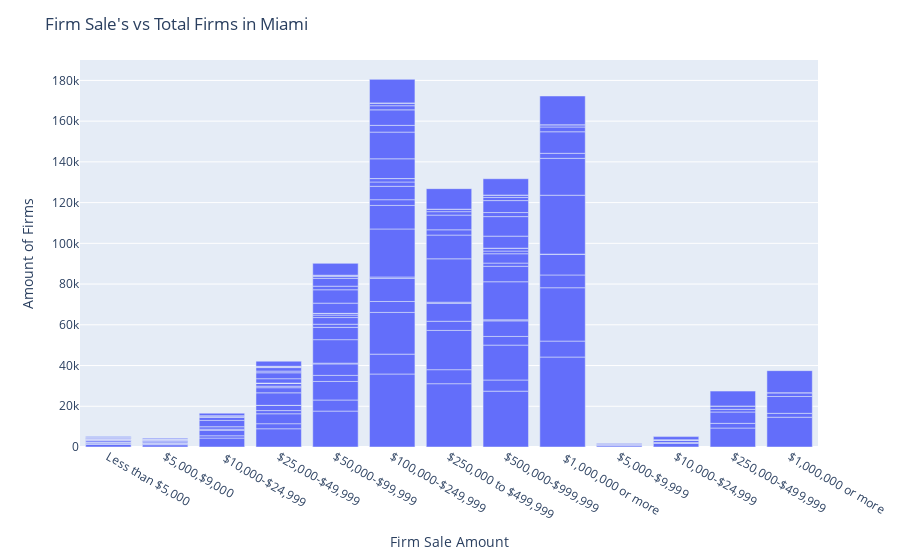

Notebook cell for this chart:
### Code cell
fig = px.bar(miami, y='Amount_of_Firms', x='Firm_Sale_Amount')
fig.update_layout(
    xaxis_title="Firm Sale Amount",
    yaxis_title="Amount of Firms"
)
fig.update_layout(title="Firm Sale's vs Total Firms in Miami")
fig.show()

### Figure 1 — Plotly figure (JSON) as saved in the notebook; plotly's stock layout.template omitted (floating-point values rounded to 4 significant figures; data arrays with more than 128 entries replaced by an {"elided": "..."} marker saying what was removed)
{"data": [{"alignmentgroup": "True", "hovertemplate": "Firm_Sale_Amount=%{x}<br>Amount_of_Firms=%{y}<extra></extra>", "legendgroup": "", "marker": {"color": "#636efa", "pattern": {"shape": ""}}, "name": "", "offsetgroup": "", "orientation": "v", "showlegend": false, "textposition": "auto", "type": "bar", "x": {"elided": "189 str values"}, "xaxis": "x", "y": {"elided": "189 int values"}, "yaxis": "y"}], "layout": {"barmode": "relative", "legend": {"tracegroupgap": 0}, "margin": {"t": 60}, "title": {"text": "Firm Sale's vs Total Firms in Miami"}, "xaxis": {"anchor": "y", "domain": [0, 1], "title": {"text": "Firm Sale Amount"}}, "yaxis": {"anchor": "x", "domain": [0, 1], "title": {"text": "Amount of Firms"}}}}
